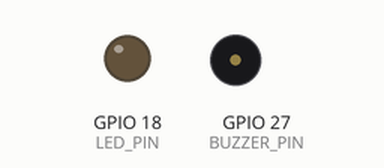
Recording of a program running on a simulated ESP32. On the bench: output pins drawn as LEDs (lit = HIGH), buzzer (waves = sounding).

Above: at 1.05 s.
At 9.83 s:
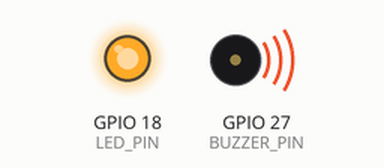
At 19.25 s:
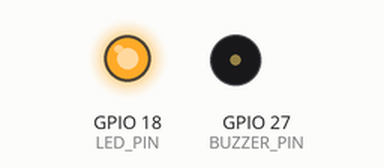
At 38.5 s:
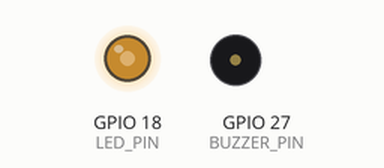
Timing chart, 0 to 40.0 s (numbered marks = the images above):
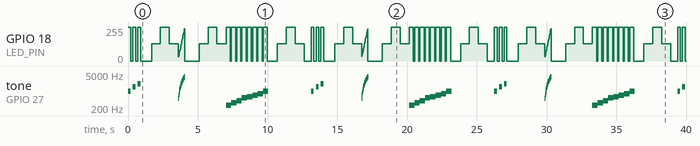

The program:

main.cpp
```cpp
#include <Arduino.h>

// --- Pin Configuration ---
#define BUZZER_PIN  27     // Buzzer connected to GPIO27
#define LED_PIN     18     // LED connected to GPIO18
#define BUZZER_CH   0      // PWM channel for buzzer
#define LED_CH      1      // PWM channel for LED
#define FREQ_BUZZER 1000   // Base buzzer frequency (was 2000)
#define FREQ_LED    5000   // LED PWM frequency
#define RESOLUTION  8      // 8-bit resolution (0–255)

// --- Function: LED brightness fade ---
void fadeLED() {
  // Fade In
  for (int d = 0; d <= 255; d++) {
    ledcWrite(LED_CH, d);
    delay(5);
  }
  // Fade Out
  for (int d = 255; d >= 0; d--) {
    ledcWrite(LED_CH, d);
    delay(5);
  }
}

// --- Function 1: Simple beep pattern ---
void playBeepPattern() {
  for (int i = 0; i < 3; i++) {
    ledcWrite(LED_CH, 255);                // LED full brightness
    ledcWriteTone(BUZZER_CH, 1000 + i * 500); // Beeps at 1000, 1500, 2000 Hz
    delay(200);
    ledcWrite(BUZZER_CH, 0);
    ledcWrite(LED_CH, 0);
    delay(150);
  }
}

// --- Function 2: Frequency sweep ---
void playFrequencySweep() {
  for (int f = 500; f <= 4000; f += 200) {  // Sweeps from 500Hz to 4kHz
    ledcWriteTone(BUZZER_CH, f);
    ledcWrite(LED_CH, (f / 16)); // LED brightness changes with frequency
    delay(25);
  }
  ledcWrite(BUZZER_CH, 0);
  ledcWrite(LED_CH, 0);
  delay(400);
}

// --- Function 3: Short melody ---
void playMelody() {
  // Frequencies for notes (C D E F G A B C)
  int melody[] = {262, 330, 392, 523, 587, 659, 784, 988};
  for (int i = 0; i < 8; i++) {
    ledcWrite(LED_CH, 255);              // LED on
    ledcWriteTone(BUZZER_CH, melody[i]);
    delay(300);
    ledcWrite(LED_CH, 0);                // LED off
    delay(80);
  }
  ledcWrite(BUZZER_CH, 0);
}

// --- Setup ---
void setup() {
  // Setup buzzer PWM
  ledcSetup(BUZZER_CH, FREQ_BUZZER, RESOLUTION);
  ledcAttachPin(BUZZER_PIN, BUZZER_CH);

  // Setup LED PWM
  ledcSetup(LED_CH, FREQ_LED, RESOLUTION);
  ledcAttachPin(LED_PIN, LED_CH);
}

// --- Loop ---
void loop() {
  playBeepPattern();
  fadeLED();

  playFrequencySweep();
  fadeLED();

  playMelody();
  fadeLED();

  delay(500);
}
```

Measured:
- by itself, GPIO 18 (LED_PIN): moves between 0/255 and 255/255, repeating every 13.1 s
- by itself, tone on GPIO 27 (BUZZER_PIN): plays 1000 Hz for 0.20 s, 1500 Hz for 0.20 s, 2000 Hz for 0.20 s, 500 Hz for 0.03 s, 700 Hz for 0.03 s, 900 Hz for 0.03 s … (89 notes in this stretch)
